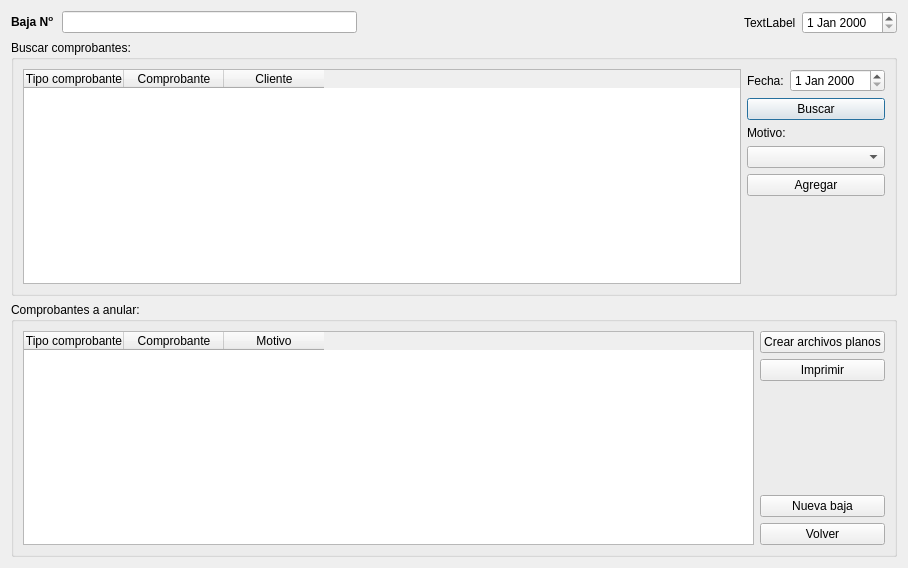
<?xml version="1.0" encoding="UTF-8"?>
<ui version="4.0">
 <class>BajaDialog</class>
 <widget class="QDialog" name="BajaDialog">
  <property name="geometry">
   <rect>
    <x>0</x>
    <y>0</y>
    <width>908</width>
    <height>568</height>
   </rect>
  </property>
  <property name="windowTitle">
   <string>Dialog</string>
  </property>
  <layout class="QVBoxLayout" name="verticalLayout_3">
   <item>
    <layout class="QHBoxLayout" name="horizontalLayout">
     <item>
      <widget class="QLabel" name="label">
       <property name="text">
        <string>&lt;html&gt;&lt;head/&gt;&lt;body&gt;&lt;p&gt;&lt;span style=&quot; font-weight:700;&quot;&gt;Baja N&lt;/span&gt;&lt;span style=&quot; font-weight:700; vertical-align:super;&quot;&gt;o  &lt;/span&gt;&lt;/p&gt;&lt;/body&gt;&lt;/html&gt;</string>
       </property>
      </widget>
     </item>
     <item>
      <widget class="QLineEdit" name="lineEdit">
       <property name="sizePolicy">
        <sizepolicy hsizetype="Minimum" vsizetype="Fixed">
         <horstretch>0</horstretch>
         <verstretch>0</verstretch>
        </sizepolicy>
       </property>
       <property name="minimumSize">
        <size>
         <width>295</width>
         <height>0</height>
        </size>
       </property>
      </widget>
     </item>
     <item>
      <spacer name="horizontalSpacer">
       <property name="orientation">
        <enum>Qt::Orientation::Horizontal</enum>
       </property>
       <property name="sizeHint" stdset="0">
        <size>
         <width>40</width>
         <height>20</height>
        </size>
       </property>
      </spacer>
     </item>
     <item>
      <widget class="QLabel" name="label_2">
       <property name="text">
        <string>TextLabel</string>
       </property>
      </widget>
     </item>
     <item>
      <widget class="QDateEdit" name="dateEdit"/>
     </item>
    </layout>
   </item>
   <item>
    <widget class="QGroupBox" name="groupBox">
     <property name="title">
      <string>Buscar comprobantes:</string>
     </property>
     <layout class="QHBoxLayout" name="horizontalLayout_3">
      <item>
       <widget class="QTableWidget" name="tableWidget">
        <column>
         <property name="text">
          <string>Tipo comprobante</string>
         </property>
        </column>
        <column>
         <property name="text">
          <string>Comprobante</string>
         </property>
        </column>
        <column>
         <property name="text">
          <string>Cliente</string>
         </property>
        </column>
       </widget>
      </item>
      <item>
       <layout class="QVBoxLayout" name="verticalLayout">
        <item>
         <layout class="QHBoxLayout" name="horizontalLayout_2">
          <item>
           <widget class="QLabel" name="label_3">
            <property name="text">
             <string>Fecha:</string>
            </property>
           </widget>
          </item>
          <item>
           <widget class="QDateEdit" name="dateEdit_2"/>
          </item>
         </layout>
        </item>
        <item>
         <widget class="QPushButton" name="pushButton">
          <property name="text">
           <string>Buscar</string>
          </property>
         </widget>
        </item>
        <item>
         <widget class="QLabel" name="label_4">
          <property name="text">
           <string>Motivo:</string>
          </property>
         </widget>
        </item>
        <item>
         <widget class="QComboBox" name="comboBox"/>
        </item>
        <item>
         <widget class="QPushButton" name="pushButton_2">
          <property name="text">
           <string>Agregar</string>
          </property>
         </widget>
        </item>
        <item>
         <spacer name="verticalSpacer">
          <property name="orientation">
           <enum>Qt::Orientation::Vertical</enum>
          </property>
          <property name="sizeHint" stdset="0">
           <size>
            <width>20</width>
            <height>40</height>
           </size>
          </property>
         </spacer>
        </item>
       </layout>
      </item>
     </layout>
    </widget>
   </item>
   <item>
    <widget class="QGroupBox" name="groupBox_2">
     <property name="title">
      <string>Comprobantes a anular:</string>
     </property>
     <layout class="QHBoxLayout" name="horizontalLayout_4">
      <item>
       <widget class="QTableWidget" name="tableWidget_2">
        <column>
         <property name="text">
          <string>Tipo comprobante</string>
         </property>
        </column>
        <column>
         <property name="text">
          <string>Comprobante</string>
         </property>
        </column>
        <column>
         <property name="text">
          <string>Motivo</string>
         </property>
        </column>
       </widget>
      </item>
      <item>
       <layout class="QVBoxLayout" name="verticalLayout_2">
        <item>
         <widget class="QPushButton" name="pushButton_3">
          <property name="text">
           <string>Crear archivos planos</string>
          </property>
         </widget>
        </item>
        <item>
         <widget class="QPushButton" name="pushButton_5">
          <property name="text">
           <string>Imprimir</string>
          </property>
         </widget>
        </item>
        <item>
         <spacer name="verticalSpacer_2">
          <property name="orientation">
           <enum>Qt::Orientation::Vertical</enum>
          </property>
          <property name="sizeHint" stdset="0">
           <size>
            <width>20</width>
            <height>40</height>
           </size>
          </property>
         </spacer>
        </item>
        <item>
         <widget class="QPushButton" name="pushButton_4">
          <property name="text">
           <string>Nueva baja</string>
          </property>
         </widget>
        </item>
        <item>
         <widget class="QPushButton" name="pushButton_6">
          <property name="text">
           <string>Volver</string>
          </property>
         </widget>
        </item>
       </layout>
      </item>
     </layout>
    </widget>
   </item>
  </layout>
 </widget>
 <resources/>
 <connections/>
</ui>
